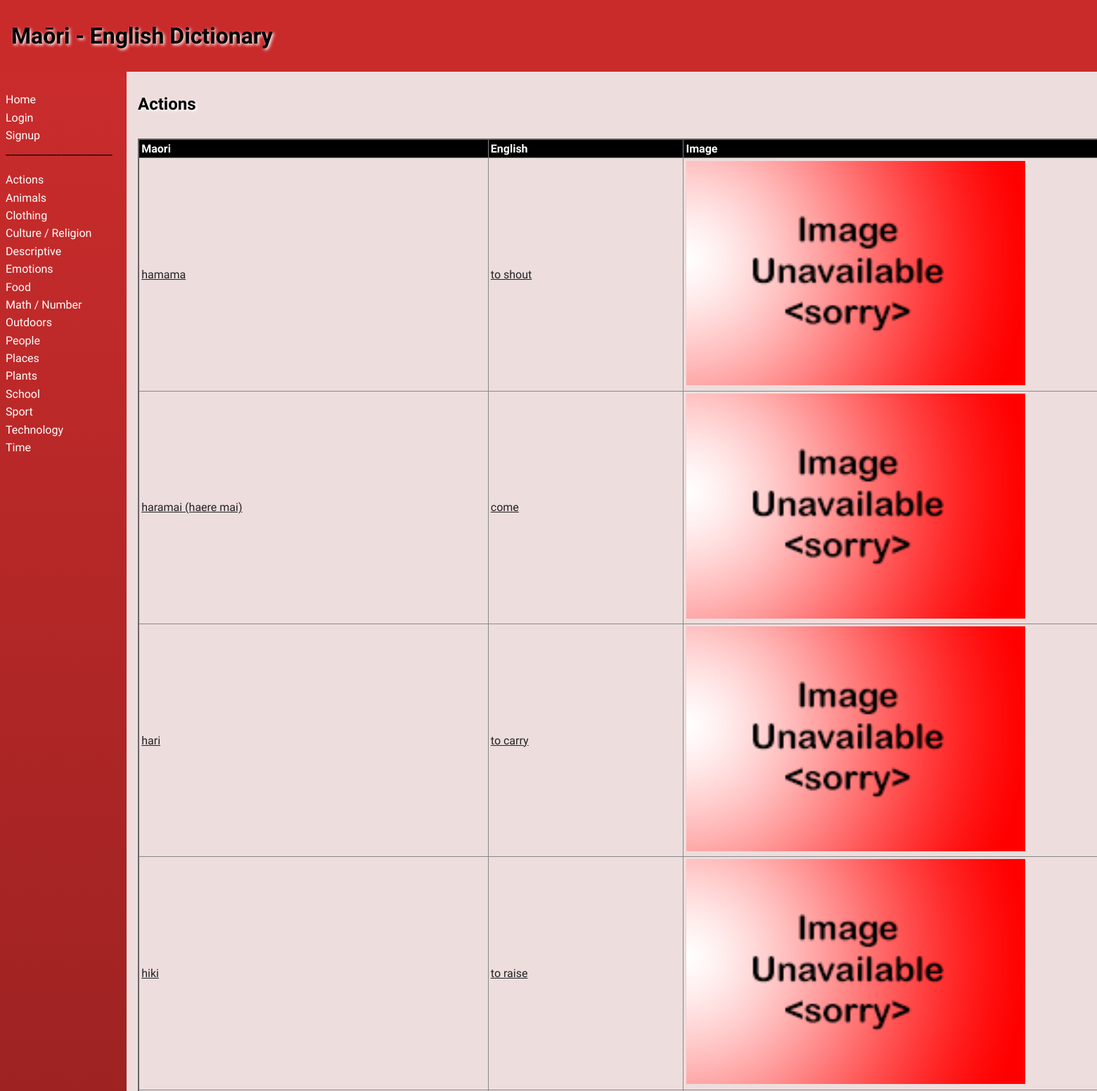
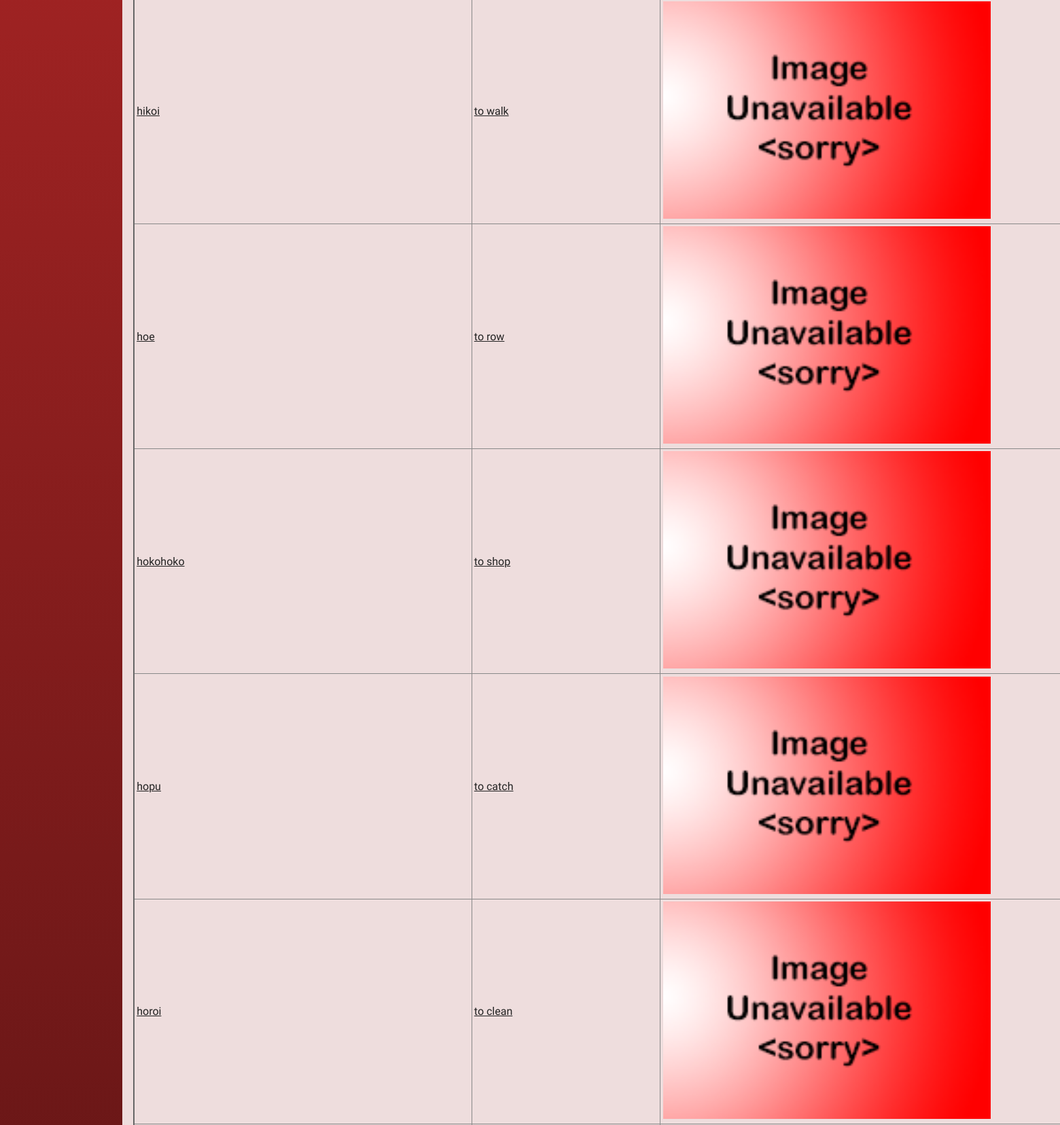
Page /category/1 (upper part) on the committed database (2 pictures, top to bottom).
### tables this page shows
CREATE TABLE "categories"
(
    id   INTEGER
        constraint categories_pk
            primary key autoincrement,
    name varchar(30)
);

CREATE TABLE "product"
(
    id          INTEGER
        constraint product_pk
            primary key autoincrement,
    maori       varchar(30),
    english     varchar(30),
    category_id INTEGER,
    description varchar(300),
    level       INTEGER,
    image       varchar(30),
    user_id     INTEGER
        references user,
    date_added  date
);

### app.py (the view)
@app.route('/category/<cat_id>')
def render_category_page(cat_id):
    con = create_connection(DATABASE)
    query = "SELECT * FROM categories WHERE id=?"
    cur = con.cursor()
    cur.execute(query, (cat_id,))
    cur_category = cur.fetchall()
    query = "SELECT * FROM product WHERE category_id=?"
    cur = con.cursor()  # You need this lin next
    cur.execute(query, (cat_id,))  # this line executes the query
    translation_list = cur.fetchall()  # puts the results into a list usable in python
    con.close()
    return render_template("category.html", logged_in=is_logged_in(),
                           user_data=user_id_conversion(session.get("user_id")), all_categories=get_categories(),
                           modify=edit(),
                           words_found=translation_list, cat_data=cur_category)

### app.py (called while the page is built)
def create_connection(db_file):
    try:
        connection = sqlite3.connect(db_file)
        return connection
    except Error as e:
        print(e)
    return None

def edit():
    if session.get("modify") == 1:
        print("Is a teacher")
        return True
    else:
        print("is not a teacher")
        return False

def get_categories():
    con = create_connection(DATABASE)
    query = "SELECT id, name FROM categories"
    cur = con.cursor()
    cur.execute(query)
    category_list = cur.fetchall()
    con.close()
    return category_list

def is_logged_in():
    if session.get('email') is None:
        print('not logged in')
        return False
    else:
        print('logged in')
        return True

def user_id_conversion(user_id):
    con = create_connection(DATABASE)
    query = "SELECT * FROM user where id=?"
    cur = con.cursor()
    cur.execute(query, (user_id, ))
    return_name = cur.fetchall()
    print(return_name)
    con.close()
    return return_name

### templates/category.html (shortened to what this page needs)
{% extends 'base.html' %}
{% block heading %}Maōri - English Dictionary{% endblock %}
{% block main %}
<div class="">
    <h2>{{ cat_data[0][1] }}</h2>
    <br>
    <table>
        <tr>
            <th>Maori</th>
            <th>English</th>
            <th>Image</th>
        </tr>
        {% for word in words_found %}
        <tr class="">
            <td><a href="\dictionary/{{ word[0] }}">{{ word[1] }}</a></td>
            <td><a href="\dictionary/{{ word[0] }}">{{ word[2] }}</a></td>
            <td><img src="/static/images/{{ word[6] }}"></td>
        </tr>
        {% endfor %}
    </table>
</div>
{% endblock %}

### templates/base.html (shortened to what this page needs)
<!doctype html>
<html lang="en">
<head>
    <link href="{{ url_for('static', filename='css/style.css') }}" rel="stylesheet">
</head>
<body>
<div id="container">
    <header>
        <h1>{% block heading %}Maori Dictionary{% endblock %}</h1>
    </header>
    <nav>
        <ul>
            <li><a href="\">Home</a></li>
            {% if not logged_in %}
                <li><a href="\login">Login</a></li>
                <li><a href="\signup">Signup</a></li>
            {% else %}
                <li><a href="\logout">Logout</a></li>
            {% endif %}
            <p4>_____________________</p4>
            <br>
            <br>
            {% for category in all_categories %}
            <li><a href="\category/{{ category[0] }}">{{ category[1] }}</a></li>
            {% endfor %}
        </ul>
    </nav>
    <main>
        {% block main%}{% endblock %}
    </main>
</div>
</body>
</html>

### static/css/style.css (style rules this page uses)
* { font-family: Comfortaa, sans-serif; margin: 0; padding: 0; box-sizing: border-box; }
#container { display: grid; grid-template-columns: 75px auto; grid-template-areas: 'nav header' 'main main' 'footer footer'; }
header { grid-area: header; background-color: rgba(193, 9, 9, 0.86); padding: 1rem; }
nav { grid-area: nav; }
main { grid-area: main; padding: 1rem; background-color: #edd; }
h1, h2, h3, h4 { padding: 1rem 0; font-family: 'Suez One', serif; color: #000; text-shadow: 2px 2px 4px #fff; }
a { color: #222; }
img { width: 80%; }
table { width: 100%; border: 2px solid #666; border-collapse: collapse; }
th, td { border: 1px solid #888; padding: 0.2rem; text-align: left; }
th { background-color: #000; color: #fff; }
@media only screen and (min-width: 768px) { #container { grid-template-columns: 180px auto; grid-template-areas: 'header header' 'nav main' 'footer footer'; } }
@media only screen and (min-width: 768px) { nav { background: linear-gradient(180deg, rgba(193, 9, 9, 0.86) 0%, rgba(0, 0, 0, 1) 50%, rgba(193, 9, 9, 0.86) 100%); padding: 0.5rem; } }
@media only screen and (min-width: 768px) { nav ul { list-style: none; } }
@media only screen and (min-width: 768px) { nav li { padding: 0.2rem 0; } }
@media only screen and (min-width: 768px) { nav a { color: #fff; text-decoration: none; } }
@media only screen and (min-width: 1000px) { #container { width: 1600px; margin: auto; } }

### rows in the picture
categories: name "Actions"
categories: name "Animals"
categories: name "Clothing"
categories: name "Culture / Religion"
categories: name "Descriptive"
categories: name "Emotions"
categories: name "Food"
categories: name "Math / Number"
categories: name "Outdoors"
categories: name "People"
categories: name "Places"
categories: name "Plants"
categories: name "School"
categories: name "Sport"
categories: name "Technology"
categories: name "Time"
product: maori "hamama", english "to shout", image (placeholder picture)
product: maori "haramai (haere mai)", english "come", image (placeholder picture)
product: maori "hari", english "to carry", image (placeholder picture)
product: maori "hiki", english "to raise", image (placeholder picture)
product: maori "hikoi", english "to walk", image (placeholder picture)
product: maori "hoe", english "to row", image (placeholder picture)
product: maori "hokohoko", english "to shop", image (placeholder picture)
product: maori "hopu", english "to catch", image (placeholder picture)
product: maori "horoi", english "to clean", image (placeholder picture)
